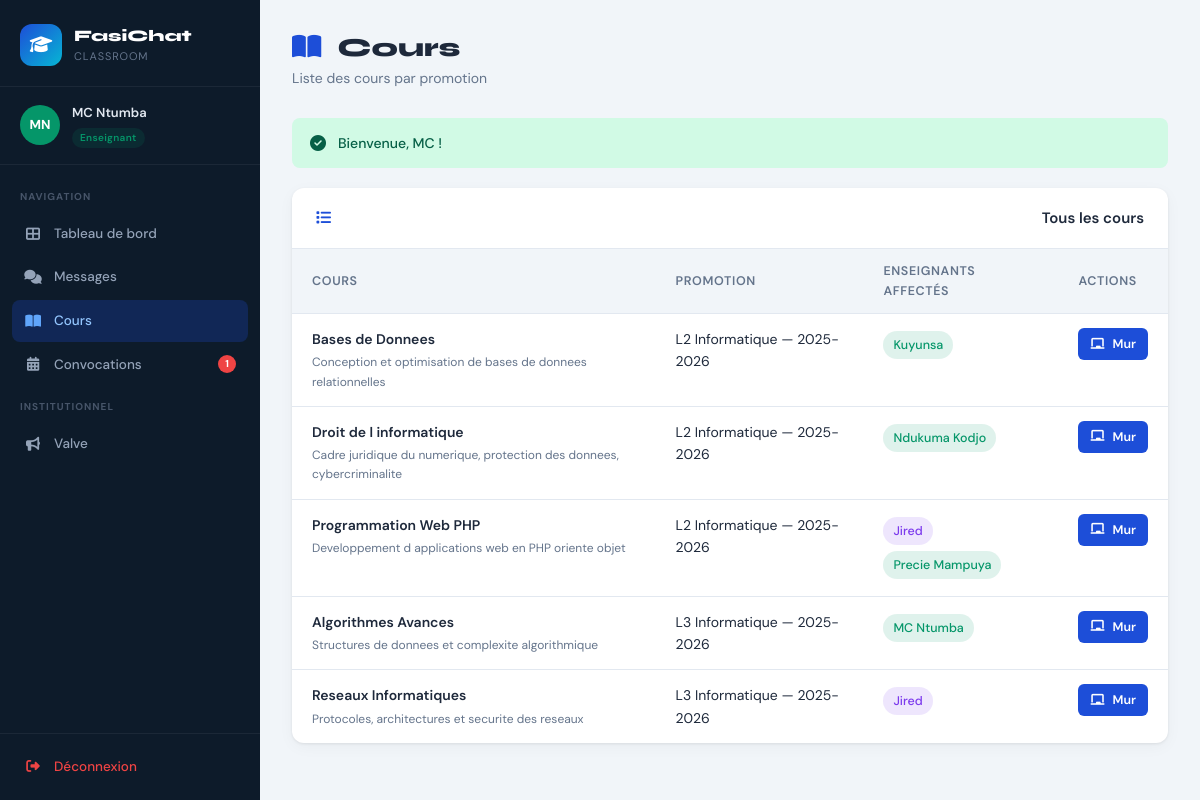
The page /index.php?page=cours (signed in) on the database its author committed.
### tables this page shows
CREATE TABLE users (
    id INT PRIMARY KEY AUTO_INCREMENT,
    nom VARCHAR(100) NOT NULL,
    prenom VARCHAR(100) NOT NULL,
    email VARCHAR(150) UNIQUE NOT NULL,
    password VARCHAR(255) NOT NULL,
    role ENUM('etudiant','enseignant','assistant','doyen','vice_doyen','apparitaire') NOT NULL,
    promotion_id INT NULL,
    avatar_url VARCHAR(255) NULL,
    created_at TIMESTAMP DEFAULT CURRENT_TIMESTAMP,
    FOREIGN KEY (promotion_id) REFERENCES promotions(id) ON DELETE SET NULL
);

CREATE TABLE cours (
    id INT PRIMARY KEY AUTO_INCREMENT,
    titre VARCHAR(200) NOT NULL,
    description TEXT NULL,
    promotion_id INT NOT NULL,
    created_at TIMESTAMP DEFAULT CURRENT_TIMESTAMP,
    FOREIGN KEY (promotion_id) REFERENCES promotions(id) ON DELETE CASCADE
);

CREATE TABLE promotions (
    id INT PRIMARY KEY AUTO_INCREMENT,
    nom VARCHAR(100) NOT NULL,
    annee VARCHAR(9) NOT NULL DEFAULT '2025-2026',
    created_at TIMESTAMP DEFAULT CURRENT_TIMESTAMP
);

### controllers/CoursController.php (called while the page is built, shortened)
<?php
class CoursController
{
    private Session     $session;
    private Utilisateur $moi;
    public function __construct()
    {
        $this->session = Session::getInstance();
        $u = Utilisateur::trouverParId($this->session->getUserId());
        $this->moi = $u;
    }
    public function handle(string $action): void
    {
        match($action) {
            'affecter' => $this->affecter(),
            'retirer'  => $this->retirer(),
            default    => $this->index(),
        };
    }
    public function index(): void
    {
        $utilisateur = $this->moi;
        $cours      = Cours::tous();
        $promotions = Promotion::toutes();
        $flashes   = $this->session->getFlashes();
        include dirname(__DIR__) . '/views/cours/index.php';
    }
}

### classes/Utilisateur.php (called while the page is built, shortened)
<?php
abstract class Utilisateur
{
    protected string $nom;
    protected string $prenom;
    protected string $role;
    public function __construct(array $data)
    {
        $this->nom       = $data['nom']       ?? '';
        $this->prenom    = $data['prenom']    ?? '';
        $this->role      = $data['role']      ?? '';
    }
    public function getNom(): string   { return $this->nom; }
    public function getPrenom(): string { return $this->prenom; }
    public function getRole(): string  { return $this->role; }
    public function getNomComplet(): string
    {
        return trim($this->prenom . ' ' . $this->nom);
    }
    public function getInitiales(): string
    {
        $p = mb_strtoupper(mb_substr($this->prenom, 0, 1));
        $n = mb_strtoupper(mb_substr($this->nom, 0, 1));
        return $p . $n;
    }
    public static function trouverParId(int $id): ?static
    {
        $pdo  = BaseDeDonnees::getInstance();
        $stmt = $pdo->prepare('SELECT * FROM users WHERE id = :id LIMIT 1');
        $stmt->execute([':id' => $id]);
        $row  = $stmt->fetch();
        return UserFactory::creer($row);
    }
}

### config/config.php (called while the page is built, shortened)
<?php
spl_autoload_register(function (string $className): void {
    $paths = [
        dirname(__DIR__) . '/classes/'     . $className . '.php',
        dirname(__DIR__) . '/controllers/' . $className . '.php',
    ];
    foreach ($paths as $path) {
        if (file_exists($path)) { require_once $path; return; }
    }
});

### classes/UserFactory.php (called while the page is built)
<?php
class UserFactory
{
    public static function creer(array $data): Utilisateur
    {
        return match($data['role']) {
            'etudiant'   => new Etudiant($data),
            'enseignant' => new Enseignant($data),
            'assistant'  => new Assistant($data),
            'doyen'      => new Doyen($data),
            'vice_doyen' => new ViceDoyen($data),
            'apparitaire'=> new Apparitaire($data),
            default      => throw new InvalidArgumentException("Rôle inconnu : {$data['role']}"),
        };
    }
}

### classes/Enseignant.php (called while the page is built, shortened)
<?php
class Enseignant extends MembrePedagogique
{
    public function getRoleLabel(): string   { return 'Enseignant'; }
    public function getRoleCouleur(): string { return '#059669'; }
}

### classes/Session.php (called while the page is built, shortened)
<?php
class Session
{
    private static ?Session $instance = null;
    public static function getInstance(): static
    {
        if (self::$instance === null) {
            self::$instance = new static();
        }
        return self::$instance;
    }
    public function getFlashes(): array
    {
        $f = $_SESSION['_flash'] ?? [];
        return $f;
    }
}

### classes/Cours.php (called while the page is built, shortened)
<?php
class Cours
{
    private ?int    $id;
    private string  $titre;
    private ?string $description;
    public function __construct(array $data = [])
    {
        $this->id          = isset($data['id']) ? (int)$data['id'] : null;
        $this->titre       = $data['titre']        ?? '';
        $this->description = $data['description']  ?? null;
    }
    public function getId(): ?int         { return $this->id; }
    public function getTitre(): string    { return $this->titre; }
    public function getDescription(): ?string { return $this->description; }
    public static function tous(): array
    {
        $pdo  = BaseDeDonnees::getInstance();
        $stmt = $pdo->query(
            'SELECT c.*, p.nom AS promo_nom
             FROM cours c JOIN promotions p ON c.promotion_id = p.id
             ORDER BY p.nom, c.titre'
        );
        return array_map(fn($r) => new self($r), $stmt->fetchAll());
    }
    public function getEnseignants(): array
    {
        $pdo  = BaseDeDonnees::getInstance();
        $stmt = $pdo->prepare(
            'SELECT u.* FROM users u
             JOIN cours_enseignants ce ON u.id = ce.user_id
             WHERE ce.cours_id = :cid ORDER BY u.nom'
        );
        $stmt->execute([':cid' => $this->id]);
        return array_map(fn($r) => UserFactory::creer($r), $stmt->fetchAll());
    }
}

### classes/Promotion.php (called while the page is built, shortened)
<?php
class Promotion
{
    private string $nom;
    private string $annee;
    public function __construct(array $data = [])
    {
        $this->nom   = $data['nom']   ?? '';
        $this->annee = $data['annee'] ?? '';
    }
    public function getNomComplet(): string { return $this->nom . ' — ' . $this->annee; }
    public static function toutes(): array
    {
        $pdo  = BaseDeDonnees::getInstance();
        $stmt = $pdo->query('SELECT * FROM promotions ORDER BY annee DESC, nom');
        return array_map(fn($r) => new self($r), $stmt->fetchAll());
    }
}

### classes/Assistant.php (called while the page is built, shortened)
<?php
class Assistant extends Enseignant
{
    public function getRoleCouleur(): string { return '#7c3aed'; }
}

### views/cours/index.php (the view, shortened to what this page needs)
<?php
$utilisateur = $utilisateur ?? null;
$flashes     = $flashes ?? [];
$promotions  = $promotions ?? [];
?>
<?php include dirname(__DIR__) . '/layout/header.php'; ?>
<?php include dirname(__DIR__) . '/layout/sidebar.php'; ?>
<main class="main-content">
  <div class="page-header">
    <div>
      <h1 class="page-title"><i class="fas fa-book-open"></i> Cours</h1>
      <p class="page-sub">Liste des cours par promotion</p>
    </div>
  </div>
  <?php foreach ($flashes as $flash): ?>
  <div class="alert alert-<?= htmlspecialchars($flash['type']) ?>">
    <i class="fas <?= $flash['type']==='success'?'fa-check-circle':'fa-exclamation-circle' ?>"></i>
    <?= htmlspecialchars($flash['message']) ?>
  </div>
  <?php endforeach; ?>
  <div class="card">
    <div class="card-header"><i class="fas fa-list"></i> Tous les cours</div>
    <div class="table-wrap">
      <table class="data-table">
        <thead>
          <tr>
            <th>Cours</th>
            <th>Promotion</th>
            <th>Enseignants affectés</th>
            <?php if ($utilisateur && $utilisateur->getRole() !== 'apparitaire'): ?>
            <th>Actions</th>
            <?php endif; ?>
          </tr>
        </thead>
        <tbody>
          <?php if (empty($cours)): ?>
          <tr><td colspan="4" class="table-empty">Aucun cours enregistré.</td></tr>
          <?php else: ?>
          <?php foreach ($cours as $c): ?>
          <?php $ensOfCours = $c->getEnseignants(); ?>
          <tr>
            <td>
              <div class="table-titre"><?= htmlspecialchars($c->getTitre()) ?></div>
              <?php if ($c->getDescription()): ?>
              <div class="table-sub"><?= htmlspecialchars(mb_strimwidth($c->getDescription(),0,80,'…')) ?></div>
              <?php endif; ?>
            </td>
            <td>
              <?php
                $promo = null;
                foreach ($promotions as $p) { if ($p->getId() === $c->getPromotionId()) { $promo = $p; break; } }
                echo $promo ? htmlspecialchars($promo->getNomComplet()) : '—';
              ?>
            </td>
            <td>
              <?php if (empty($ensOfCours)): ?>
                <span class="text-muted">Non assigné</span>
              <?php else: ?>
                <?php foreach ($ensOfCours as $ens): ?>
                <div class="ens-chip" style="background:<?= htmlspecialchars($ens->getRoleCouleur()) ?>20;color:<?= htmlspecialchars($ens->getRoleCouleur()) ?>">
                  <?= htmlspecialchars($ens->getNomComplet()) ?>
                </div>
                <?php endforeach; ?>
              <?php endif; ?>
            </td>
            <?php if ($utilisateur && $utilisateur->getRole() !== 'apparitaire'): ?>
            <td>
              <?php if ($utilisateur && in_array($utilisateur->getRole(), ['enseignant','assistant','etudiant'])): ?>
              <a href="index.php?page=mur&cours=<?= (int)$c->getId() ?>" class="btn btn-sm btn-primary">
                <i class="fas fa-chalkboard"></i> Mur
              </a>
              <?php endif; ?>
            </td>
            <?php endif; ?>
          </tr>
          <?php endforeach; ?>
          <?php endif; ?>
        </tbody>
      </table>
    </div>
  </div>
</main>
<?php include dirname(__DIR__) . '/layout/footer.php'; ?>

### views/layout/sidebar.php (shortened to what this page needs)
<?php
$utilisateur = $utilisateur ?? null;
if (!isset($notifs)) {
    $notifs = ['messages' => 0, 'convocations' => 0];
    try {
        if ($utilisateur) {
            $__pdo = BaseDeDonnees::getInstance();
            $__uid = $utilisateur->getId();
            $__s = $__pdo->prepare("SELECT COUNT(*) FROM messages WHERE destinataire_id = :uid AND lu = 0");
            $__s->execute([':uid' => $__uid]);
            $notifs['messages'] = (int)$__s->fetchColumn();
            if (in_array($utilisateur->getRole(), ['enseignant', 'assistant'])) {
                $__s = $__pdo->prepare("SELECT COUNT(*) FROM convocation_destinataires WHERE user_id = :uid AND lu = 0");
                $__s->execute([':uid' => $__uid]);
                $notifs['convocations'] = (int)$__s->fetchColumn();
            }
        }
    } catch (Exception $__e) {
    }
}
?>
<aside class="sidebar">
  <div class="sidebar-brand">
    <div class="brand-icon"><i class="fas fa-graduation-cap"></i></div>
    <div class="brand-text">
      <span class="brand-name">FasiChat</span>
      <span class="brand-sub">Classroom</span>
    </div>
  </div>
  <?php if ($utilisateur): ?>
  <div class="sidebar-user">
    <div class="user-avatar" style="background: <?= htmlspecialchars($utilisateur->getRoleCouleur()) ?>">
      <?= htmlspecialchars($utilisateur->getInitiales()) ?>
    </div>
    <div class="user-info">
      <div class="user-name"><?= htmlspecialchars($utilisateur->getPrenom()) ?> <?= htmlspecialchars($utilisateur->getNom()) ?></div>
      <div class="user-role-badge" style="background:<?= htmlspecialchars($utilisateur->getRoleCouleur()) ?>20;color:<?= htmlspecialchars($utilisateur->getRoleCouleur()) ?>">
        <?= htmlspecialchars($utilisateur->getRoleLabel()) ?>
      </div>
    </div>
  </div>
  <?php endif; ?>
  <nav class="sidebar-nav">
    <div class="nav-section-label">Navigation</div>
    <a href="index.php?page=dashboard" class="nav-item <?= ($_GET['page']??'dashboard')==='dashboard'?'active':'' ?>">
      <i class="fas fa-th-large"></i><span>Tableau de bord</span>
    </a>
    <?php if ($utilisateur && $utilisateur->getRole() !== 'apparitaire'): ?>
    <a href="index.php?page=messages" class="nav-item <?= ($_GET['page']??'')==='messages'?'active':'' ?>">
      <i class="fas fa-comments"></i><span>Messages</span>
    </a>
    <?php endif; ?>
    <?php if ($utilisateur && in_array($utilisateur->getRole(), ['enseignant','assistant','etudiant'])): ?>
    <a href="index.php?page=cours" class="nav-item <?= ($_GET['page']??'')==='cours'?'active':'' ?>">
      <i class="fas fa-book-open"></i><span>Cours</span>
    </a>
    <?php endif; ?>
    <?php if ($utilisateur && in_array($utilisateur->getRole(), ['enseignant','assistant','doyen','vice_doyen'])): ?>
    <a href="index.php?page=convocations" class="nav-item <?= ($_GET['page']??'')==='convocations'?'active':'' ?>">
      <i class="fas fa-calendar-alt"></i><span>Convocations</span>
      <?php if (($notifs['convocations'] ?? 0) > 0): ?>
        <span class="badge" data-notif="convocations"><?= (int)$notifs['convocations'] ?></span>
      <?php endif; ?>
    </a>
    <?php endif; ?>
    <div class="nav-section-label">Institutionnel</div>
    <a href="index.php?page=valve" class="nav-item <?= ($_GET['page']??'')==='valve'?'active':'' ?>">
      <i class="fas fa-bullhorn"></i><span>Valve</span>
    </a>
  </nav>
  <div class="sidebar-footer">
    <a href="index.php?page=logout" class="logout-btn">
      <i class="fas fa-sign-out-alt"></i><span>Déconnexion</span>
    </a>
  </div>
</aside>

### rows shown on the page
users: $utilisateur->getInitiales() "MN", prenom "MC", nom "Ntumba", $ens->getNomComplet() "MC Ntumba"
cours: titre "Bases de Donnees", description "Conception et optimisation de bases de donnees relationnelles", promotion.annee "L2 Informatique — 2025-2026"
users: nom "Kuyunsa"
cours: titre "Droit de l informatique", description "Cadre juridique du numerique, protection des donnees, cybercriminalite", promotion.annee "L2 Informatique — 2025-2026"
users: $ens->getNomComplet() "Ndukuma Kodjo"
cours: titre "Programmation Web PHP", description "Developpement d applications web en PHP oriente objet", promotion.annee "L2 Informatique — 2025-2026"
users: nom "Jired"
users: $ens->getNomComplet() "Precie Mampuya"
cours: titre "Algorithmes Avances", description "Structures de donnees et complexite algorithmique", promotion.annee "L3 Informatique — 2025-2026"
cours: titre "Reseaux Informatiques", description "Protocoles, architectures et securite des reseaux", promotion.annee "L3 Informatique — 2025-2026"

### other values the page prints
$utilisateur->getRoleLabel() "Enseignant"
$notifs['convocations'] "1"
$flash['message'] "Bienvenue, MC !"
